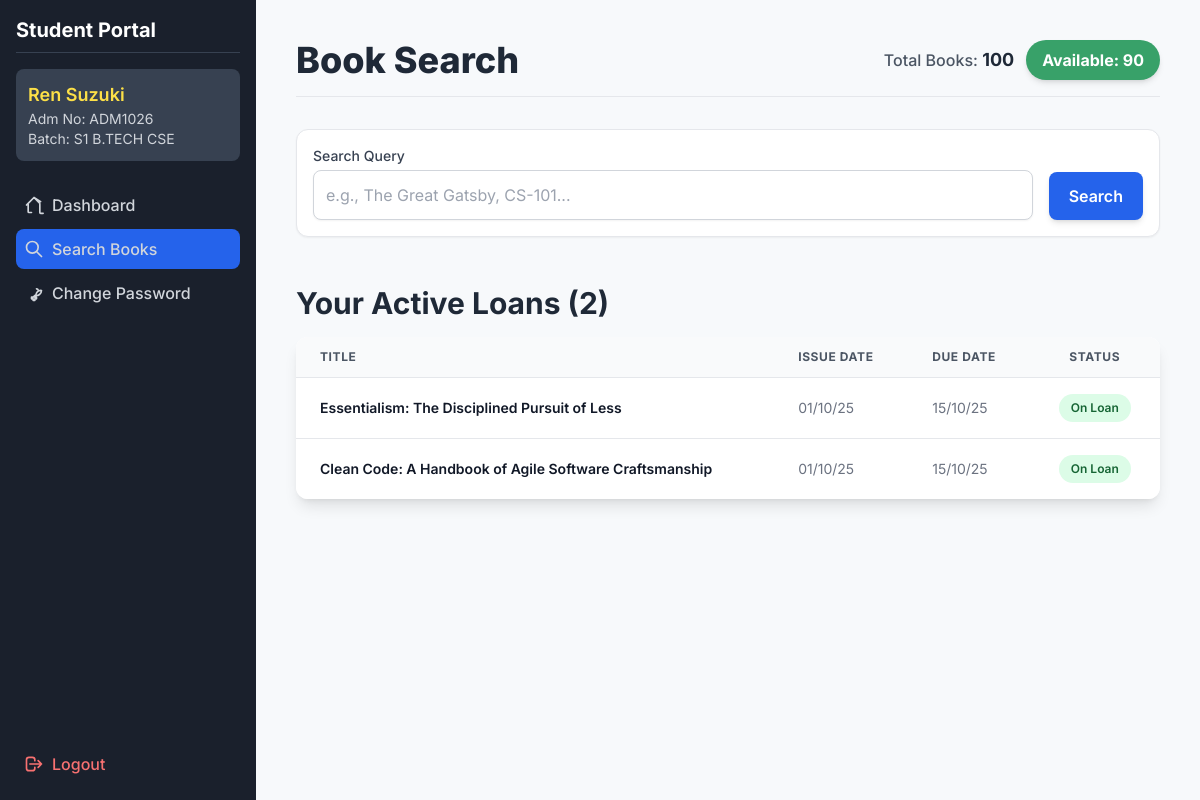
The page /student_search_books (signed in) on the database as committed earlier.
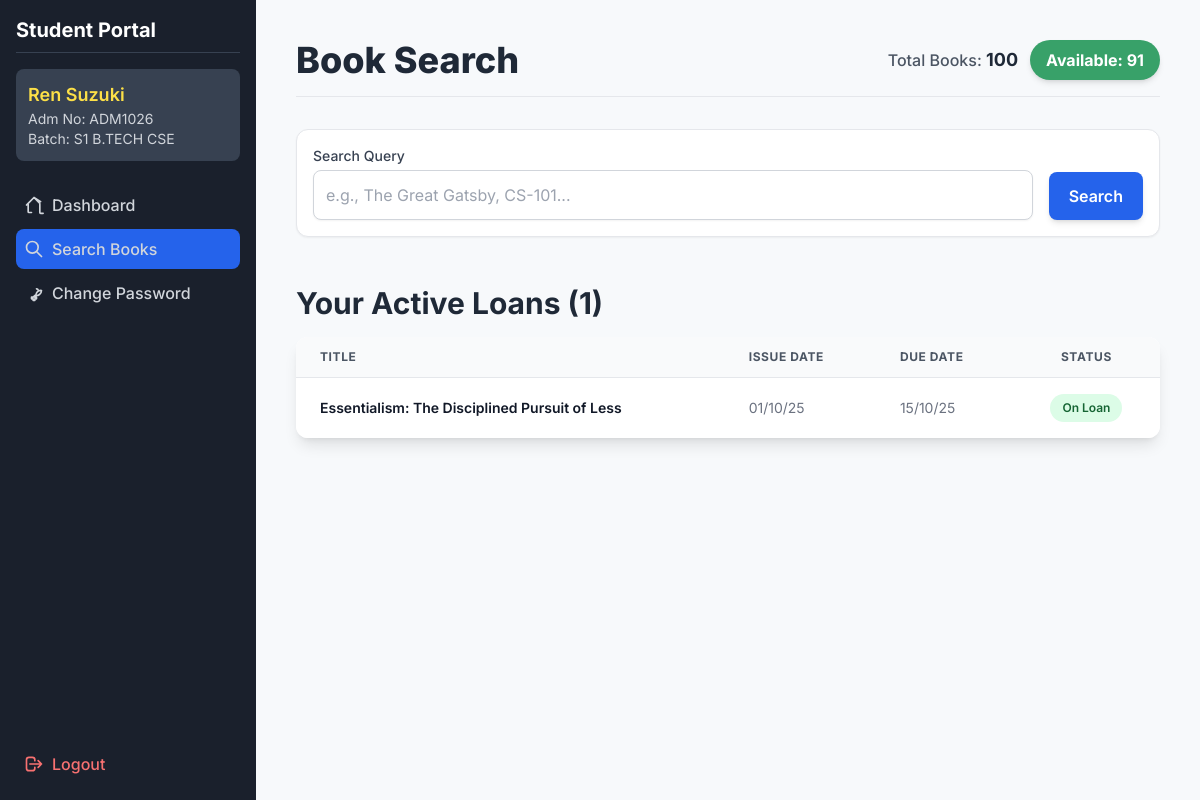
The same page on the database as committed later.
### tables this page shows
CREATE TABLE transactions (
                            id INTEGER PRIMARY KEY AUTOINCREMENT,
                            book_id INTEGER, 
                            student_id INTEGER, 
                            issue_date TEXT NOT NULL,
                            due_date TEXT NOT NULL,  
                            return_date TEXT,
                            FOREIGN KEY(book_id) REFERENCES books(id) ON DELETE SET NULL,
                            FOREIGN KEY(student_id) REFERENCES students(id) ON DELETE SET NULL
                        );

### app.py (the view, shortened to what this page needs)
@app.route("/student_search_books", methods=["GET", "POST"])
@student_login_required
def student_search_books():
    student_adm_no = session.get('student_adm_no')
    results = []
    query = ""
    active_loans = [] # Initialize active_loans list
    with get_connection() as conn:
        student_info = conn.execute("SELECT name, batch FROM students WHERE admission_no=?", (student_adm_no,)).fetchone()
        availability = conn.execute("""
            SELECT SUM(CASE WHEN available = 1 THEN 1 ELSE 0 END) AS available_count,
                   COUNT(id) AS total_count
            FROM books
        """).fetchone()
        active_loans = conn.execute("""
            SELECT t.id, t.issue_date, t.due_date,
                   COALESCE(b.name, '[DELETED BOOK]') AS book_name,
                   COALESCE(b.custom_id, '-') AS custom_id,
                   t.due_date < date('now') AS is_overdue
            FROM transactions t
            JOIN students s ON t.student_id = s.id
            LEFT JOIN books b ON t.book_id = b.id
            WHERE s.admission_no = ? AND t.return_date IS NULL
            ORDER BY t.due_date ASC
        """, (student_adm_no,)).fetchall()
    return render_template("student_search_results.html",
                           results=results,
                           search_query=query,
                           student_info=student_info,
                           availability=availability,
                           active_loans=active_loans) # <-- ADDED

### app.py (called while the page is built)
@app.template_filter('dateformat')
def dateformat(value, format='%d/%m/%y'):
    if value is None:
        return "-"
    try:
        date_obj = datetime.datetime.strptime(value, '%Y-%m-%d')
        return date_obj.strftime(format)
    except (ValueError, TypeError):
        return value

def get_connection():
    return SQLiteContext(DB_NAME)

def student_login_required(f):
    @wraps(f)
    def decorated_function(*args, **kwargs):
        if not session.get('student_logged_in'):
            flash('Please log in to access the student portal.', 'danger')
            return redirect(url_for('student_login'))
        return f(*args, **kwargs)
    return decorated_function

@app.context_processor
def inject_pending_count():
    with get_connection() as conn:
        try:
            count = conn.execute("SELECT COUNT(id) FROM students_auth WHERE is_approved = 0").fetchone()[0]
            return dict(pending_count=count)
        except:
            return dict(pending_count=0)

    def __enter__(self):
        self.conn = sqlite3.connect(self.db_name)
        self.conn.row_factory = sqlite3.Row
        self.conn.execute('PRAGMA foreign_keys = ON;')
        return self.conn

### templates/student_search_results.html (shortened to what the changed rows need)
<!DOCTYPE html>
<html lang="en">
<head>
    <script src="https://cdn.tailwindcss.com"></script>
</head>
<body class="min-h-screen">
    <div class="md:flex">
        <div class="sidebar w-full md:w-64 p-4 flex-shrink-0 md:flex md:flex-col md:h-screen md:sticky md:top-0">
            <div class="flex-grow">
                <h2 class="text-xl font-bold text-white mb-4 border-b border-gray-700 pb-2">Student Portal</h2>
            </div>
        </div>
        <main class="flex-grow p-10">
            <header class="mb-6 md:mb-8 flex flex-col md:flex-row justify-between items-start md:items-center pb-4 border-b border-gray-200">
                <h1 class="text-3xl sm:text-4xl font-extrabold text-gray-800 mb-2 md:mb-0">Book Search</h1>
                {% if availability %}
                <div class="flex flex-wrap gap-3 items-center">
                    <span class="text-gray-600 font-medium">Total Books: <span class="text-lg font-bold text-gray-800">{{ availability.total_count }}</span></span>
                    <span class="px-4 py-2 rounded-full status-badge-available text-base font-bold shadow-md">Available: {{ availability.available_count }}</span>
                </div>
                {% endif %}
            </header>
            <div class="mt-12">
                <h2 class="text-3xl font-bold text-gray-800 mb-4">Your Active Loans ({{ active_loans|length }})</h2>
                {% if active_loans %}
                    <div class="overflow-x-auto bg-white rounded-xl shadow-lg">
                        <table class="min-w-full divide-y divide-gray-200">
                            <thead class="bg-gray-50">
                                <tr>
                                    <th class="px-6 py-3 text-left text-xs font-bold text-gray-600 uppercase tracking-wider">Title</th>
                                    <th class="px-6 py-3 text-left text-xs font-bold text-gray-600 uppercase tracking-wider">Issue Date</th>
                                    <th class="px-6 py-3 text-left text-xs font-bold text-gray-600 uppercase tracking-wider">Due Date</th>
                                    <th class="px-6 py-3 text-center text-xs font-bold text-gray-600 uppercase tracking-wider">Status</th>
                                </tr>
                            </thead>
                            <tbody class="bg-white divide-y divide-gray-200">
                                {% for loan in active_loans %}
                                <tr class="hover:bg-gray-50 transition">
                                    <td class="px-6 py-4 text-sm font-semibold text-gray-900">{{ loan.book_name }}</td>
                                    <td class="px-6 py-4 whitespace-nowrap text-sm text-gray-500">{{ loan.issue_date | dateformat }}</td>
                                    <td class="px-6 py-4 whitespace-nowrap text-sm {{ 'text-red-600 font-bold' if loan.is_overdue else 'text-gray-500' }}">{{ loan.due_date | dateformat }}</td>
                                    <td class="px-6 py-4 whitespace-nowrap text-center text-sm">
                                        {% if loan.is_overdue %}
                                            <span class="px-3 py-1 inline-flex text-xs leading-5 font-semibold rounded-full bg-red-100 text-red-800">OVERDUE</span>
                                        {% else %}
                                            <span class="px-3 py-1 inline-flex text-xs leading-5 font-semibold rounded-full bg-green-100 text-green-800">On Loan</span>
                                        {% endif %}
                                    </td>
                                </tr>
                                {% endfor %}
                            </tbody>
                        </table>
                    </div>
                {% else %}
                    <div class="p-6 bg-green-50 border border-green-200 text-green-800 rounded-xl text-center shadow-inner">
                        <p class="font-semibold">You have no active loans.</p>
                    </div>
                {% endif %}
            </div>
        </main>
    </div>
</body>
</html>

Rows that differ between the two databases and show on the page:
no longer on this page (row edited): transactions: book_name "Clean Code: A Handbook of Agile Software Craftsmanship", issue_date "01/10/25", due_date "15/10/25"
Other text that changed with them:
{{ availability.available_count }}: "90" → "91"
{{ active_loans|length }}: "2" → "1"
